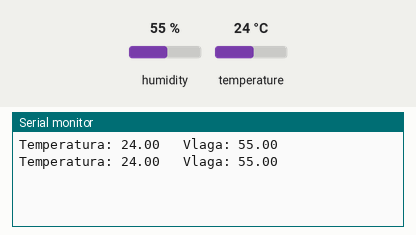
Simulated run of this sketch. Board: Arduino Uno, built with avr-gcc and run on an emulated ATmega328P. Shown: the last lines printed to the serial monitor. The test bench sets the inputs (shaded band); at power-on: humidity 55 %, temperature 24 °C.

Above: at 5.8 s.
5.9 s: humidity set to 22 %
At 11.1 s:
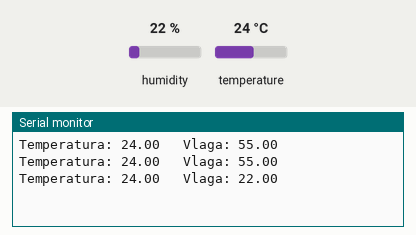
11.9 s: temperature set to 12 °C
At 16.0 s:
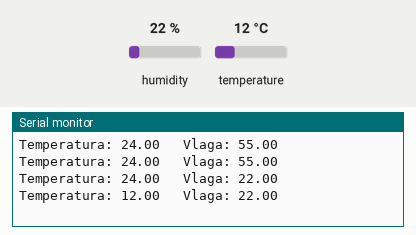
17.9 s: humidity set to 40 %
At 20.8 s:
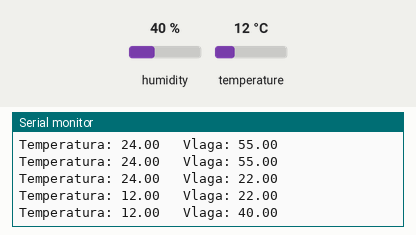
Timing chart, 0 to 22.3 s (numbered marks = the images above; inputs shaded):
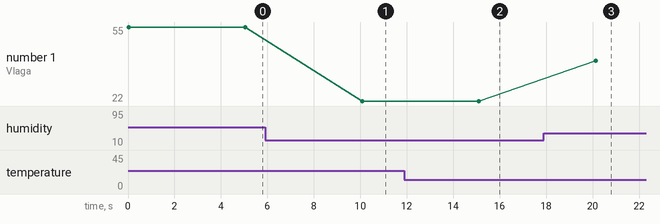

Measured:
- after the input at 5.9 s, the serial monitor: prints a new line after 4.2 s (image 1)
- after the input at 11.9 s, the serial monitor: prints a new line after 3.2 s (image 2)
- after the input at 17.9 s, the serial monitor: prints a new line after 2.2 s (image 3)
- plotted number 1: 55 → 22 after the input at 5.9 s, 22 → 40 after the input at 17.9 s

The sketch:

uno.ino
```cpp
// A0 - 3.3V - GND
// 2(rx) - 3(tx)

#include <SoftwareSerial.h>
#include "ArduinoJson.h"

SoftwareSerial NodeMCU(2,3);  // RX-2; TX-3

#include <DHT.h>
#define DHTPIN A0
#define DHTTYPE DHT11
DHT dht(DHTPIN, DHTTYPE);

void setup() {
  Serial.begin(9600);
  while (!Serial) continue;

  NodeMCU.begin(115200);
  dht.begin();
}

void loop() {
  float h = dht.readHumidity();
  float t = dht.readTemperature();

  Serial.print("Temperatura: ");
  Serial.print(t);
  Serial.print("\t Vlaga: ");
  Serial.print(h);
  Serial.print("\n");


  StaticJsonDocument<100> doc;
  doc ["temperature"] = t;
  doc ["humidity"] = h;
  serializeJson(doc, NodeMCU);


  delay(5000);
}
```
